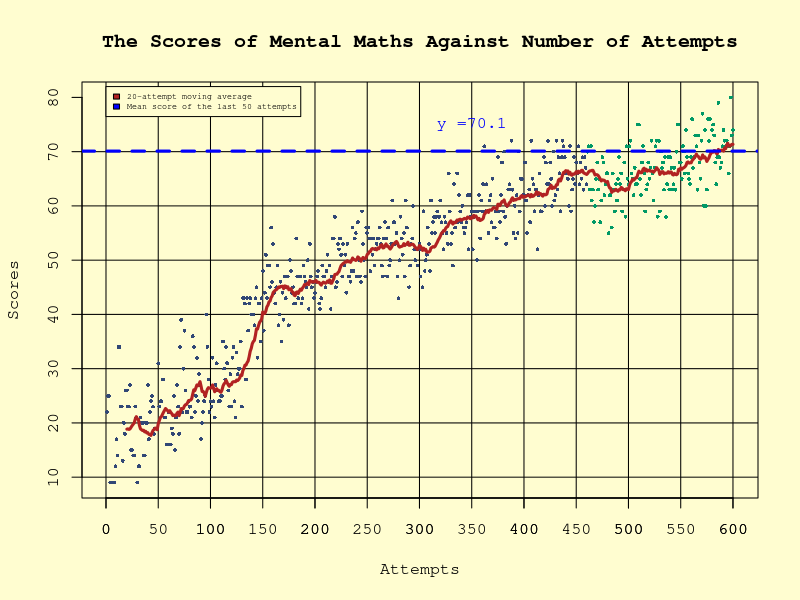
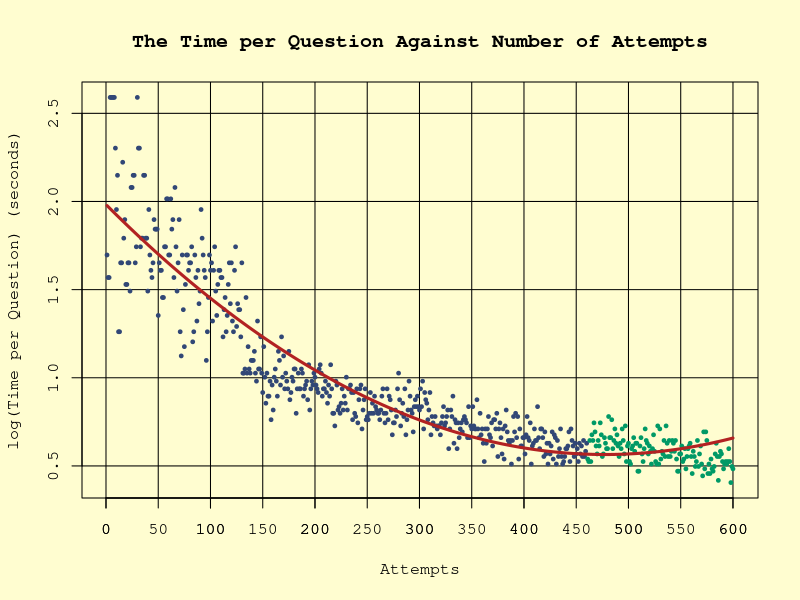
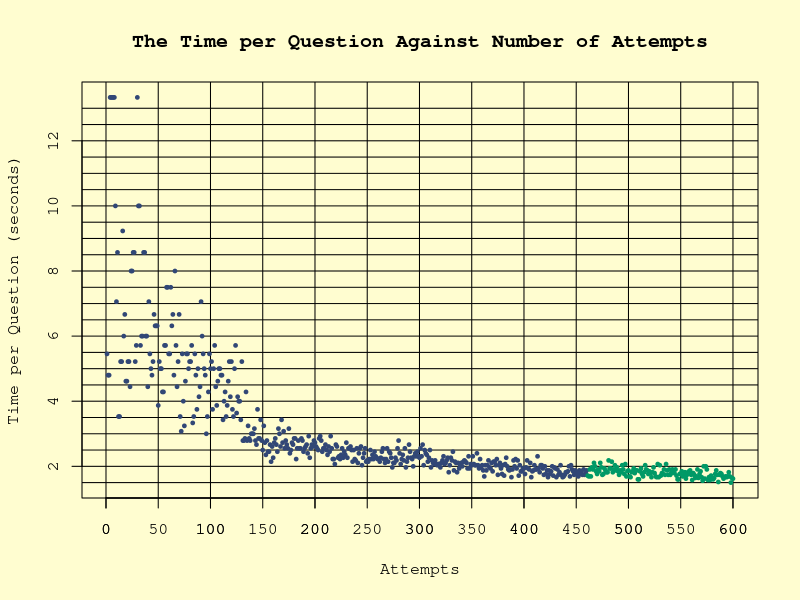
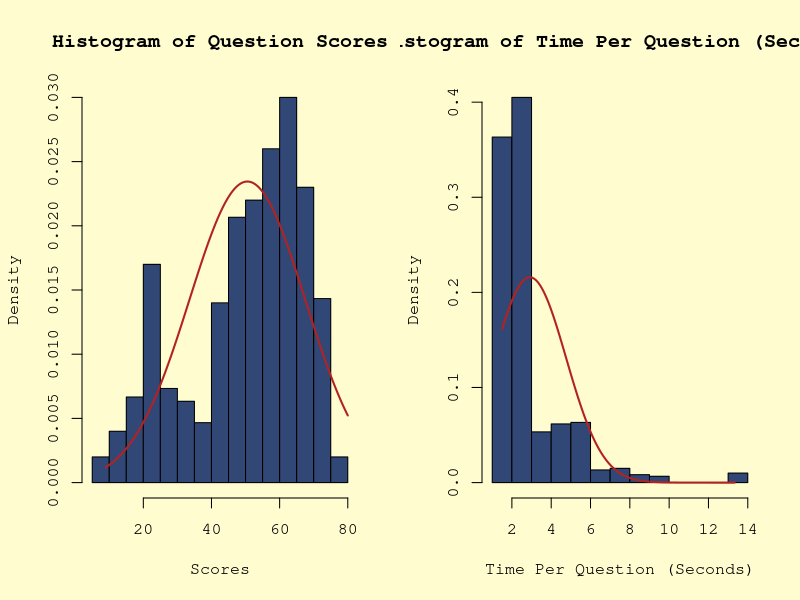
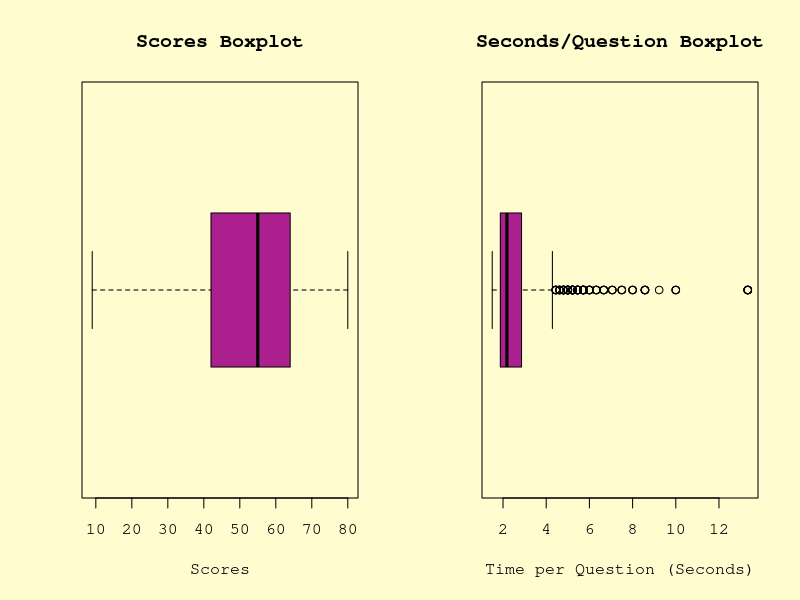
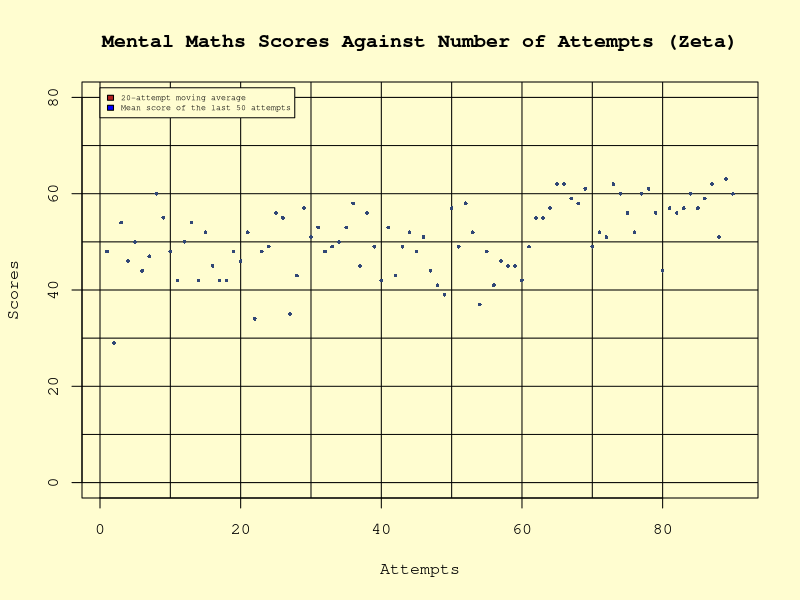

Here is the R script that generated these plots, in order:
## ---- chunk 1
knitr::opts_chunk$set(echo = TRUE)
## ---- chunk 2
library(dplyr)
library(zoo)

scores <- read.csv("Scores_mental_math.csv")
num_of_attempt <- scores$Attempts
question_scores <- scores$Scores
question_scores_old_method <- scores$Scores[1:460]
question_scores_new_method <- scores$Scores[461: length(scores$Scores)]
seconds_per_question_old_method <- 120/question_scores_old_method
seconds_per_question_new_method <- 120/question_scores_new_method
scores_zeta <- read.csv("zeta_mental_math_scores.csv")
num_of_attempt_zeta <- scores_zeta$Attempts
question_scores_zeta <- scores_zeta$Scores
## ---- chunk 3
par(bg = "#FFFDD0", family = "mono")
plot(x = num_of_attempt, y = question_scores,type = "n", xlab = "Attempts", 
     ylab = "Scores",
     main = "The Scores of Mental Maths Against Number of Attempts")
axis(side = 1,
     at = seq(0, 600, by = 50))
abline(v = seq(0, 600, by = 50),
       lty = "solid",
       col = "black")
abline(h = seq(10, 70, by = 10),
       lty = "solid",
       col = "black")
points(x = num_of_attempt[1:460], y = question_scores_old_method, col = "#314776",
       pch = 16, cex = 0.5)
points(x = num_of_attempt[461: length(num_of_attempt)], y = question_scores_new_method,
       col = "#009966", pch = 16, cex = 0.5)

#Roll - mean for scores every 20 attempts
rolling_average_20 <- rollmean(question_scores, k = 20, fill = NA, align = "right")
lines(x = num_of_attempt, y = rolling_average_20, col = "#B22222", lwd = 3)

#Average of the last 50 attempts
tail_50_attempts <- tail(question_scores, 50)
mean_last_50_attempts <- mean(tail_50_attempts)
abline(h = mean_last_50_attempts, lty = 2, col = "blue", lwd = 3)

#legend
legend(x = 0, y = 82,cex = 0.5, 
       legend = c("20-attempt moving average", "Mean score of the last 50 attempts"),
       fill = c("#B22222", "blue"))
#label
text(x = 350 ,
     y = mean_last_50_attempts + 5, 
     paste0("y =", round(mean_last_50_attempts, 2)),
     col = "blue")
## ---- chunk 4
time_per_question <- 120/question_scores
time_per_question_old <- 120/question_scores_old_method
time_per_question_new <- 120/question_scores_new_method
par(bg = "#FFFDD0", family = "mono")
plot(x = num_of_attempt, y = log(time_per_question, base = exp(1)), 
     type = "n", xlab = "Attempts", 
     ylab = "log(Time per Question) (seconds)",
     main = "The Time per Question Against Number of Attempts")
axis(side = 1,
     at = seq(0, 600, by = 50))
abline(v = seq(0, 600, by = 50),
       lty = "solid",
       col = "black")
abline(h = seq(0.5, 2.5, by = 0.5),
       lty = "solid",
       col = "black")
points(x = num_of_attempt[1:460], y = log(time_per_question_old, base = exp(1))
       , col = "#314776",
       pch = 19, cex = 0.5)
points(x = num_of_attempt[461:length(num_of_attempt)], 
       y = log(time_per_question_new, base = exp(1))
       , col = "#009966",
       pch = 19, cex = 0.5)
y <- log(time_per_question, base = exp(1))
quad_model <- lm(y ~ num_of_attempt + I(num_of_attempt^2))

x_grid <- seq(
  from = min(num_of_attempt),
  to = max(num_of_attempt),
  length.out = 200
)

y_quad <- predict(
  quad_model,
  newdata = data.frame(num_of_attempt = x_grid)
)

lines(
  x = x_grid,
  y = y_quad,
  col = "#B22222",
  lwd = 3
)
## ---- chunk 5
cat("The scores is the number of questions answered in 120 seconds")
par(bg = "#FFFDD0", family = "mono")
plot(x = num_of_attempt, y = time_per_question, 
     type = "n", xlab = "Attempts", 
     ylab = "Time per Question (seconds)",
     main = "The Time per Question Against Number of Attempts")
axis(side = 1,
     at = seq(0, 600, by = 50))
abline(v = seq(0, 600, by = 50),
       lty = "solid",
       col = "black")
abline(h = seq(0.5, 13, by = 0.5),
       lty = "solid",
       col = "black")
points(x = num_of_attempt[1:460], y = time_per_question_old,
       , col = "#314776",
       pch = 19, cex = 0.5)
points(x = num_of_attempt[461:length(num_of_attempt)], 
       y = time_per_question_new, 
       , col = "#009966",
       pch = 19, cex = 0.5)

## ---- chunk 6
par(bg = "#FFFDD0", family = "mono")
par(mfrow = c(1,2))
hist(
  question_scores,
  probability = TRUE,
  main = "Histogram of Question Scores",
  xlab = "Scores",
  col = "#314776"
)

mean_score <- mean(question_scores, na.rm = TRUE)
sd_score <- sd(question_scores, na.rm = TRUE)

x_grid <- seq(
  from = min(question_scores, na.rm = TRUE),
  to = max(question_scores, na.rm = TRUE),
  length.out = 200
)

y_normal <- dnorm(
  x_grid,
  mean = mean_score,
  sd = sd_score
)

lines(
  x_grid,
  y_normal,
  col = "#B22222",
  lwd = 2
)

hist(
  time_per_question,
  probability = TRUE,
  main = "Histogram of Time Per Question (Seconds)",
  xlab = "Time Per Question (Seconds)",
  col = "#314776"
)

mean_score_2 <- mean(time_per_question, na.rm = TRUE)
sd_score_2 <- sd(time_per_question, na.rm = TRUE)

x_grid_2 <- seq(
  from = min(time_per_question, na.rm = TRUE),
  to = max(time_per_question, na.rm = TRUE),
  length.out = 200
)

y_normal_2 <- dnorm(
  x_grid_2,
  mean = mean_score_2,
  sd = sd_score_2
)

lines(
  x_grid_2,
  y_normal_2,
  col = "#B22222",
  lwd = 2
)
par(mfrow = c(1,1))
## ---- chunk 7
par(bg = "#FFFDD0", family = "mono")
par(mfrow = c(1,2))
boxplot(question_scores, col = "#AC1F8E", main = "Scores Boxplot",
        xlab = "Scores", horizontal = TRUE)
boxplot(time_per_question, col = "#AC1F8E", main = "Seconds/Question Boxplot",
        xlab = "Time per Question (Seconds)", horizontal = TRUE)
par(mfrow = c(1,1))
## ---- chunk 8
par(bg = "#FFFDD0", family = "mono")
plot(x = num_of_attempt_zeta, y = question_scores_zeta,type = "n", xlab = "Attempts", 
     ylab = "Scores",
     main = "Mental Maths Scores Against Number of Attempts (Zeta)",
     ylim = c(0,80))
abline(v = seq(0, 80, by = 10),
       lty = "solid",
       col = "black")
abline(h = seq(0, 80, by = 10),
       lty = "solid",
       col = "black")
points(x = num_of_attempt_zeta, y = question_scores_zeta, col = "#314776",
       pch = 16, cex = 0.5)

#Roll - mean for scores every 20 attempts
#rolling_average_20_zeta <- rollmean(question_scores_zeta, k = 20, fill = NA, align = "right")
#lines(x = num_of_attempt_zeta, y = rolling_average_20_zeta, col = "#B22222", lwd = 3)

#Average of the last 50 attempts
#tail_50_attempts_zeta <- tail(question_scores_zeta, 50)
#mean_last_50_attempts_zeta <- mean(tail_50_attempts_zeta)
#abline(h = mean_last_50_attempts_zeta, lty = 2, col = "blue", lwd = 3)

#legend
legend(x = 0, y = 82,cex = 0.5, 
       legend = c("20-attempt moving average", "Mean score of the last 50 attempts"),
       fill = c("#B22222", "blue"))
#label
#text(x = 350 ,
    # y = mean_last_50_attempts + 5, 
    # paste0("y =", round(mean_last_50_attempts, 2)),
     #col = "blue")
